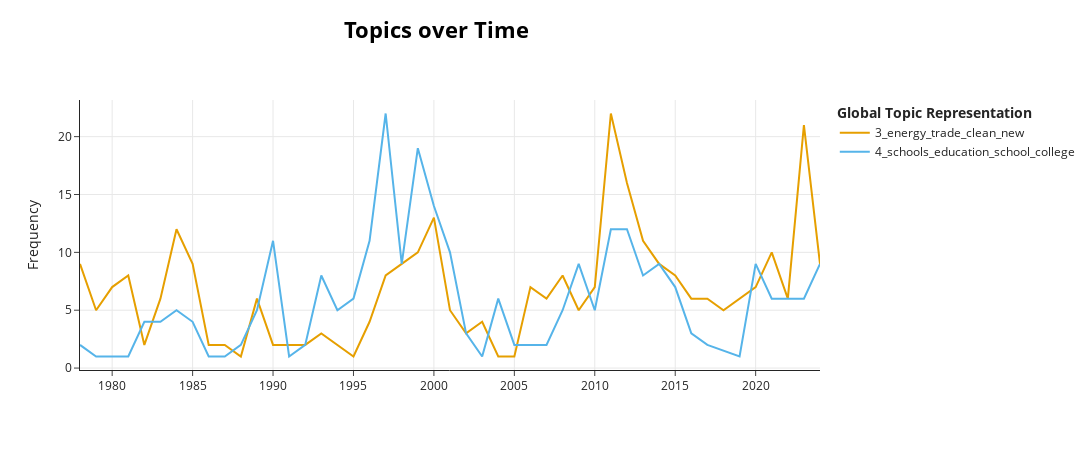

Notebook cell for this chart:
### Markdown cell above
## Topics over Time
We can use `.topics_over_time` to see how many paragraphs were assigned to certain topics in certain years.
Try playing around with the `topics=` argument below to compare trends.

### Code cell
topics_over_time = model.topics_over_time(paragraphs, years)
model.visualize_topics_over_time(topics_over_time, topics=[3,4])

### Figure 1 — Plotly figure (JSON) as saved in the notebook; plotly's stock layout.template omitted (floating-point values rounded to 4 significant figures)
{"data": [{"hoverinfo": "text", "hovertext": ["<b>Topic 3</b><br>Words: energy, trade, oil, foreign, unemployment", "<b>Topic 3</b><br>Words: congressional, era, major, premier, sunshine", "<b>Topic 3</b><br>Words: energy, conservation, oil, gasoline, conserve", "<b>Topic 3</b><br>Words: regulatory, regulations, fuels, energy, new", "<b>Topic 3</b><br>Words: air, regulations, federal, heating, deregulating", "<b>Topic 3</b><br>Words: trade, pioneer, port, technology, frontier", "<b>Topic 3</b><br>Words: space, develop, energy, frontier, new", "<b>Topic 3</b><br>Words: space, trade, energy, research, new", "<b>Topic 3</b><br>Words: space, trade, forward, going, earth", "<b>Topic 3</b><br>Words: trade, competitiveness, enter, new, excellence", "<b>Topic 3</b><br>Words: trade, free, north, mutually, arctic", "<b>Topic 3</b><br>Words: space, oceans, clean, new, agreement", "<b>Topic 3</b><br>Words: environmental, beautiful, billion, generations, forestland", "<b>Topic 3</b><br>Words: trade, outwork, real, uruguay, anytime", "<b>Topic 3</b><br>Words: trade, major, departments, agencies, growth", "<b>Topic 3</b><br>Words: energy, trade, unlike, completion, tax", "<b>Topic 3</b><br>Words: safer, cleaner, fairness, water, regulations", "<b>Topic 3</b><br>Words: toxic, water, polluters, environment, air", "<b>Topic 3</b><br>Words: china, clean, rivers, environment, trade", "<b>Topic 3</b><br>Words: trade, new, energy, clean, space", "<b>Topic 3</b><br>Words: trade, china, world, id, energy", "<b>Topic 3</b><br>Words: trade, china, energy, new, technology", "<b>Topic 3</b><br>Words: energy, conservation, trade, road, fork", "<b>Topic 3</b><br>Words: trade, energy, jobs, depend, act", "<b>Topic 3</b><br>Words: energy, environment, hydrogen, forests, sent", "<b>Topic 3</b><br>Words: energy, electricity, supplies, reliable, dependent", "<b>Topic 3</b><br>Words: energy, sources, clean, leadingedge, hydrogenfueled", "<b>Topic 3</b><br>Words: energy, research, oil, competitive, ethanol", "<b>Topic 3</b><br>Words: oil, supply, clean, energy, fuel", "<b>Topic 3</b><br>Words: trade, agreement, energy, agreements, new", "<b>Topic 3</b><br>Words: energy, renewable, clean, power, history", "<b>Topic 3</b><br>Words: energy, clean, jobs, trade, create", "<b>Topic 3</b><br>Words: energy, jobs, clean, trade, innovation", "<b>Topic 3</b><br>Words: energy, oil, gas, clean, years", "<b>Topic 3</b><br>Words: energy, gas, jobs, oil, trade", "<b>Topic 3</b><br>Words: energy, jobs, new, natural, gas", "<b>Topic 3</b><br>Words: trade, energy, businesses, oil, lets", "<b>Topic 3</b><br>Words: energy, dirtier, clean, oil, space", "<b>Topic 3</b><br>Words: trade, new, infrastructure, regulations, pipelines", "<b>Topic 3</b><br>Words: trade, american, building, energy, deals", "<b>Topic 3</b><br>Words: trade, nafta, american, infrastructure, buzz", "<b>Topic 3</b><br>Words: trade, energy, china, reciprocity, trees", "<b>Topic 3</b><br>Words: jobs, creates, american, climate, clean", "<b>Topic 3</b><br>Words: energy, barrels, clean, airports, america", "<b>Topic 3</b><br>Words: infrastructure, energy, going, china, world", "<b>Topic 3</b><br>Words: climate, clean, energy, china, communities"], "marker": {"color": "#E69F00"}, "mode": "lines", "name": "3_energy_trade_clean_new", "type": "scatter", "x": [1978, 1979, 1980, 1981, 1982, 1983, 1984, 1985, 1986, 1987, 1988, 1989, 1990, 1991, 1992, 1993, 1995, 1996, 1997, 1998, 1999, 2000, 2001, 2002, 2003, 2004, 2005, 2006, 2007, 2008, 2009, 2010, 2011, 2012, 2013, 2014, 2015, 2016, 2017, 2018, 2019, 2020, 2021, 2022, 2023, 2024], "y": [9, 5, 7, 8, 2, 6, 12, 9, 2, 2, 1, 6, 2, 2, 2, 3, 1, 4, 8, 9, 10, 13, 5, 3, 4, 1, 1, 7, 6, 8, 5, 7, 22, 16, 11, 9, 8, 6, 6, 5, 6, 7, 10, 6, 21, 9]}, {"hoverinfo": "text", "hovertext": ["<b>Topic 4</b><br>Words: village, passionately, fulfillment, attached, liberties", "<b>Topic 4</b><br>Words: provide, restrained, demonstrated, nutrition, disadvantaged", "<b>Topic 4</b><br>Words: concentrating, young, 1980s, minority, youth", "<b>Topic 4</b><br>Words: aid, total, percent, schools, insisted", "<b>Topic 4</b><br>Words: help, programs, enterprise, discredited, volunteer", "<b>Topic 4</b><br>Words: education, private, initiatives, sector, math", "<b>Topic 4</b><br>Words: excellence, schools, education, help, school", "<b>Topic 4</b><br>Words: basics, goes, help, refound, answering", "<b>Topic 4</b><br>Words: education, 1963, renaissance, yearslast, lawlessness", "<b>Topic 4</b><br>Words: children, basic, concepts, rigorous, documents", "<b>Topic 4</b><br>Words: spend, schools, teachers, education, test", "<b>Topic 4</b><br>Words: education, students, schools, program, teachers", "<b>Topic 4</b><br>Words: education, kids, governor, schools, tell", "<b>Topic 4</b><br>Words: means, birthright, tenant, power, ownership", "<b>Topic 4</b><br>Words: schools, highly, 2000, education, allow", "<b>Topic 4</b><br>Words: education, program, jobs, school, service", "<b>Topic 4</b><br>Words: school, kids, worldclass, children, teachers", "<b>Topic 4</b><br>Words: education, school, college, americorps, lot", "<b>Topic 4</b><br>Words: schools, challenge, teachers, college, school", "<b>Topic 4</b><br>Words: school, schools, education, college, children", "<b>Topic 4</b><br>Words: college, education, schools, children, school", "<b>Topic 4</b><br>Words: schools, school, teachers, children, college", "<b>Topic 4</b><br>Words: schools, college, school, help, teachers", "<b>Topic 4</b><br>Words: schools, reading, education, mayor, teaching", "<b>Topic 4</b><br>Words: corps, teacher, need, children, freedom", "<b>Topic 4</b><br>Words: mentors, person, 450, recruiting, enlisting", "<b>Topic 4</b><br>Words: schools, math, children, help, students", "<b>Topic 4</b><br>Words: training, high, generation, values, children", "<b>Topic 4</b><br>Words: math, science, courses, children, direction", "<b>Topic 4</b><br>Words: schools, children, students, local, failing", "<b>Topic 4</b><br>Words: schools, children, faithbased, students, help", "<b>Topic 4</b><br>Words: education, school, college, high, schools", "<b>Topic 4</b><br>Words: college, education, student, schools, loans", "<b>Topic 4</b><br>Words: schools, education, school, college, students", "<b>Topic 4</b><br>Words: education, students, college, teachers, tuition", "<b>Topic 4</b><br>Words: education, higher, schools, high, students", "<b>Topic 4</b><br>Words: education, college, schools, help, students", "<b>Topic 4</b><br>Words: college, want, education, community, school", "<b>Topic 4</b><br>Words: student, college, education, job, need", "<b>Topic 4</b><br>Words: school, education, magnet, denisha, masters", "<b>Topic 4</b><br>Words: governmentwide, firstever, thursday, women, focused", "<b>Topic 4</b><br>Words: tony, janiyah, opportunity, school, students", "<b>Topic 4</b><br>Words: education, years, century, college, 12", "<b>Topic 4</b><br>Words: best, career, school, education, outeducates", "<b>Topic 4</b><br>Words: keenan, college, student, education, school"], "marker": {"color": "#56B4E9"}, "mode": "lines", "name": "4_schools_education_school_college", "type": "scatter", "x": [1978, 1979, 1980, 1981, 1982, 1983, 1984, 1985, 1986, 1987, 1988, 1989, 1990, 1991, 1992, 1993, 1994, 1995, 1996, 1997, 1998, 1999, 2000, 2001, 2002, 2003, 2004, 2005, 2006, 2007, 2008, 2009, 2010, 2011, 2012, 2013, 2014, 2015, 2016, 2017, 2019, 2020, 2021, 2023, 2024], "y": [2, 1, 1, 1, 4, 4, 5, 4, 1, 1, 2, 5, 11, 1, 2, 8, 5, 6, 11, 22, 9, 19, 14, 10, 3, 1, 6, 2, 2, 2, 5, 9, 5, 12, 12, 8, 9, 7, 3, 2, 1, 9, 6, 6, 9]}], "layout": {"height": 450, "hoverlabel": {"bgcolor": "white", "font": {"family": "Rockwell", "size": 16}}, "legend": {"title": {"text": "<b>Global Topic Representation"}}, "title": {"font": {"color": "Black", "size": 22}, "text": "<b>Topics over Time</b>", "x": 0.4, "xanchor": "center", "y": 0.95, "yanchor": "top"}, "width": 1250, "xaxis": {"autorange": true, "range": [1978, 2024], "showgrid": true, "type": "linear"}, "yaxis": {"autorange": true, "range": [-0.1667, 23.17], "showgrid": true, "title": {"text": "Frequency"}, "type": "linear"}}}
